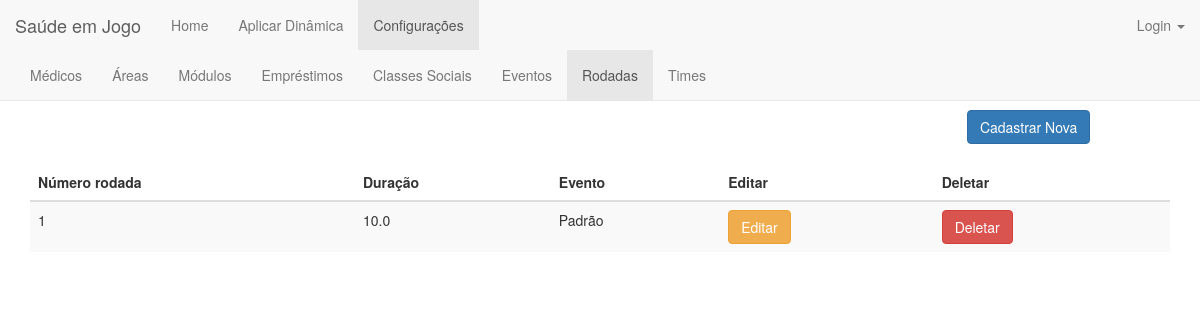
Page /rodada/ on the committed database.
### jogo/models.py (models this page shows, shortened)
class Rodada(models.Model):
    verbose_name = 'rodada'
    verbose_name_plural = 'rodadas'
    numeroRodada = models.IntegerField(validators=[MinValueValidator(1)])
    duracao = models.FloatField(validators=[MinValueValidator(0)])
    evento = models.ForeignKey(Evento, on_delete=models.CASCADE, default=1)

class Evento(models.Model):
    class Meta:
        verbose_name = 'evento'
        verbose_name_plural = 'eventos'
    nome = models.CharField(max_length=50)

### jogo/views.py (the view)
# urls.py: url(r'^rodada/$', views.rodada_index, name='rodada_index'),
def rodada_index(request):
    rodadas = Rodada.objects.order_by('numeroRodada')
    return render(request, 'rodada/rodada_index.html', {'rodadas':rodadas})

### jogo/templates/rodada/rodada_index.html (shortened to what this page needs)
{% extends 'jogo/base_configuracoes.html' %}
{% load staticfiles %}
{% block rodada %}class="active"{% endblock %}
{% block body %}
    <div class="container">
        <center><h1>Rodadas</h1></center>
        <div align="right" style="margin-right: 7%">
            <a href="{% url 'jogo:rodada_new' %}"><button type="submit" class="btn btn-primary">Cadastrar Nova</button></a>
        </div>
        <br>
        <table class="table table-striped">
        <thead>
            <tr>
                <th>Número rodada</th>
                <th>Duração</th>
                <th>Evento</th>
                <th>Editar</th>
                <th>Deletar</th>
            </tr>
        </thead>
        <tbody>
            {% for rodada in rodadas %}
                <tr>
                    <td>{{rodada.numeroRodada}}</td>
                    <td>{{rodada.duracao}}</td>
                    <td>{{rodada.evento.nome}}</td>
                    <td><a href="{% url 'jogo:rodada_edit' rodada.id %}"><button type="button" class="btn btn-warning">Editar</button></a></td>
                <td><a href="{% url 'jogo:rodada_delete' rodada.id %}"><button type="button" class="btn btn-danger">Deletar</button></a></td>
                </tr>
            {% endfor %}
        </tbody>
        </table>
    </div>
{% endblock body %}

### rows in the picture
Rodada: numeroRodada "1", duracao "10.0", evento.nome "Padrão"
